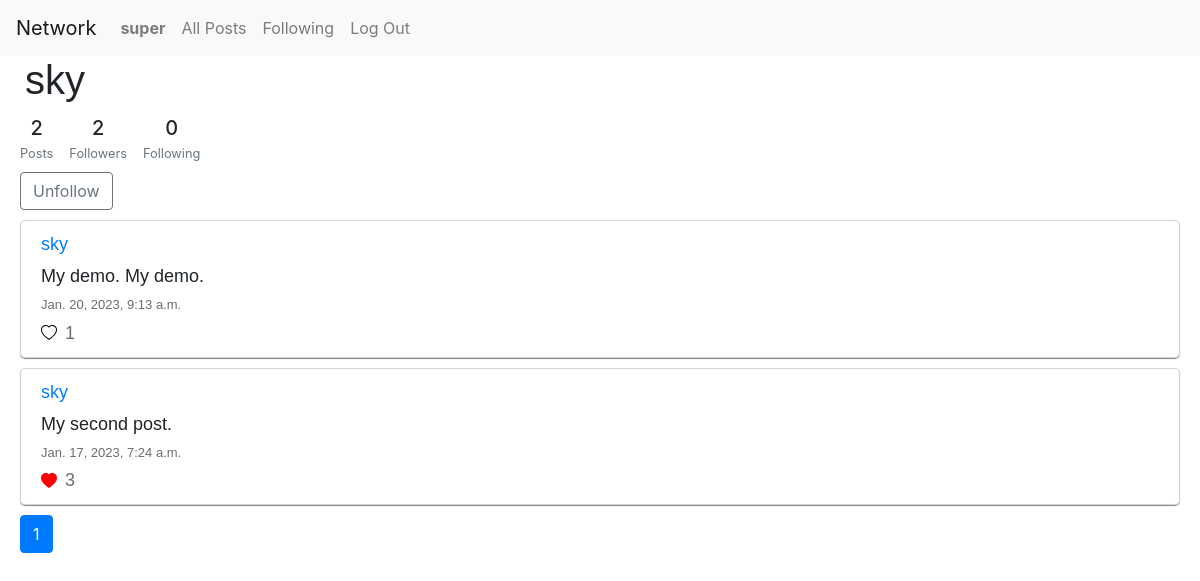
Screenshot of /6 (signed in) with the database file from the repository.
### network/models.py (models this page shows, shortened)
class User(AbstractUser):
    pass

class Post(models.Model):
    content = models.CharField(default="", max_length=500)
    user = models.ForeignKey(User, on_delete=models.CASCADE, related_name="post", null=True)
    date = models.DateTimeField(null=True)
    like = models.IntegerField(default=0)

### network/views.py (the view)
# urls.py: path("<str:id>", views.profile, name="profile")
def profile(request, id):
    user = User.objects.get(pk=id)
    post = Post.objects.filter(user=user).order_by("-date")
    count3 = Post.objects.filter(user=user)
    paginator = Paginator(post, 10)
    page_number = request.GET.get('page')
    page_obj = paginator.get_page(page_number)
    list = [i for i in range(1,paginator.num_pages+1)]
    following = Profile.objects.filter(user=user)
    follower = Profile.objects.filter(following=user)
    if request.user.is_authenticated == False:
        return render(request, "network/profile.html", {
            "user1" : user,
            "following" : following,
            "count1" : following.count(),
            "count2" : follower.count(),
            "count3" : count3.count(),
            "page_obj": page_obj,
            "list": list
        })
    else:
        if request.method == "POST":
            if 'unfollow' in request.POST:
                Profile.objects.get(user=request.user, following=user).delete()
            elif 'follow' in request.POST:
                add = Profile(user=request.user, following=user)
                add.save()
        try:
            Profile.objects.get(user=request.user, following=user)
            exist=1
        except Profile.DoesNotExist:
            exist=0
        me=0
        if request.user == user:
            me=1
        return render(request, "network/profile.html", {
            "user1" : user,
            "following" : following,
            "count1" : following.count(),
            "count2" : follower.count(),
            "count3" : count3.count(),
            "exist" : exist,
            "me" : me,
            "page_obj": page_obj,
            "list": list
        })

### network/templates/network/profile.html (shortened to what this page needs)
{% extends "network/layout.html" %}
{% load static %}
{% block body %}
    <div class="profile">
        <h1>{{user1}}</h1>
    </div>
    <div class="d-flex justify-content-start text-center py-1 beauty">
        <div>
            <p class="mb-1 h5">{{count3}}</p>
            <p class="small text-muted mb-0">Posts</p>
        </div>
        <div class="px-3">
            <p class="mb-1 h5">{{count2}}</p>
            <p class="small text-muted mb-0">Followers</p>
        </div>
        <div>
            <p class="mb-1 h5">{{count1}}</p>
            <p class="small text-muted mb-0">Following</p>
        </div>
    </div>
    {% if user.is_authenticated and me != 1%}
        {% if exist == 1 %}
        <form action="{% url 'profile' id=user1.id%}" method="POST">
            <input type="submit" name="unfollow" class="btn btn-outline-secondary follow_button" value="Unfollow">
        </form>
        {% else %}
        <form action="{% url 'profile' id=user1.id%}" method="POST">
            {% csrf_token%}
            <input type="submit" name="follow" class="btn btn-outline-info follow_button" value="Follow">
        </form>
        {% endif %}
    {% endif %}
    {% for post in page_obj %}
        <div class = "single_post">
        <div><a href="{% url 'profile' id=post.user.id %}">{{post.user}}</a></div>
        <div id="content{{post.id}}" class="p_content">{{post.content}}</div>
        <div class="date">{{post.date}}</div>
        {% if user.is_authenticated %}
        <div id="unlike{{post.id}}" style="display: none;" class="like_button">
            <button type="button" class="btn btn-link unlike" value="{{post.id}}">
                <svg xmlns="http://www.w3.org/2000/svg" width="16" height="16" fill="red" class="bi bi-heart-fill" viewBox="0 0 16 16">
                <path fill-rule="evenodd" d="M8 1.314C12.438-3.248 23.534 4.735 8 15-7.534 4.736 3.562-3.248 8 1.314z"/>
                </svg>
            </button>
        </div>
        <div id="like{{post.id}}" style="display: block;" class="like_button">
            <button type="button" class="btn btn-link like" value="{{post.id}}">
            </button>
        </div>
        <div id="number{{post.id}}" class="like_num">{{post.like}}</div>
        {% endif %}
        </div>
    {% endfor %}
    <nav aria-label="..." class="pag">
        <ul class="pagination">
            {% for l in list %}
                {% if l == page_obj.number %}
                    <li class="page-item active" aria-current="page">
                    <a class="page-link" href="?page={{l}}">{{ l }}<span class="sr-only">(current)</span></a>
                    </li>
                {% else %}
                    <li class="page-item"><a class="page-link" href="?page={{l}}">{{l}}</a></li>
                {% endif %}
            {% endfor %}
        </ul>
    </nav>
{% endblock %}

### network/templates/network/layout.html (shortened to what this page needs)
{% load static %}
<!DOCTYPE html>
<html lang="en">
    <head>
        <link rel="stylesheet" href="https://stackpath.bootstrapcdn.com/bootstrap/4.4.1/css/bootstrap.min.css">
        <link href="{% static 'network/styles1.css' %}" rel="stylesheet">
    </head>
    <body>
        <nav class="navbar navbar-expand-lg navbar-light bg-light">
            <a class="navbar-brand" href="#">Network</a>
            <div>
              <ul class="navbar-nav mr-auto">
                {% if user.is_authenticated %}
                    <li class="nav-item">
                        <a class="nav-link" id="profile" href="{% url 'profile' id=user.id %}"><strong>{{ user.username }}</strong></a>
                    </li>
                {% endif %}
                <li class="nav-item">
                  <a class="nav-link" href="{% url 'index' %}">All Posts</a>
                </li>
                {% if user.is_authenticated %}
                    <li class="nav-item">
                        <a class="nav-link" href="{% url 'following'%}">Following</a>
                    </li>
                    <li class="nav-item">
                        <a class="nav-link" href="{% url 'logout' %}">Log Out</a>
                    </li>
                {% endif %}
              </ul>
            </div>
          </nav>
        <div class="body">
            {% block body %}
            {% endblock %}
        </div>
    </body>
</html>

### network/static/network/styles1.css (style rules this page uses)
.single_post { border: 1px solid lightgray; border-radius: 5px; margin-top: 10px; margin-left: 20px; margin-right: 20px; margin-bottom: 10px; padding-top: 10px; padding-bottom: 10px; padding-left: 20px; font-family: "Helvetica"; font-style: normal; font-weight: 400; font-size: large; box-shadow: 0 1px 1px rgba(103, 103, 103, 0.8); }
.pag { margin-left: 20px; margin-top: 10px; }
.date { color: rgb(109, 109, 109); font-size: 13px; margin-bottom: 5px; }
.like_button { margin-left: -13px; margin-top: -6px; display: inline; float: left; }
.like_num { margin-left: -5px; color: rgb(109, 109, 109); display: inline; }
h1 { margin-left: 20px; }
.profile { margin-left: 5px; font-family: "Helvetica"; font-style: normal; font-weight: 400; font-size: larger; }
.follow_button { margin-left: 20px; }
.p_content { margin-top: 5px; margin-bottom: 5px; }
.beauty { margin-left: 20px; margin-bottom: 5px; }

### rows the page displays
User: username "super"
User: username "sky"
Post: user "sky", content "My demo. My demo.", date "Jan. 20, 2023, 9:13 a.m.", {{ post.id }} 49 (drawn), like "1"
Post: user "sky", content "My second post.", date "Jan. 17, 2023, 7:24 a.m.", {{ post.id }} 6 (drawn), like "3"

### other values shown
{{ count3 }} "2"
{{ count2 }} "2"
{{ count1 }} "0"
{{ l }} "1"
